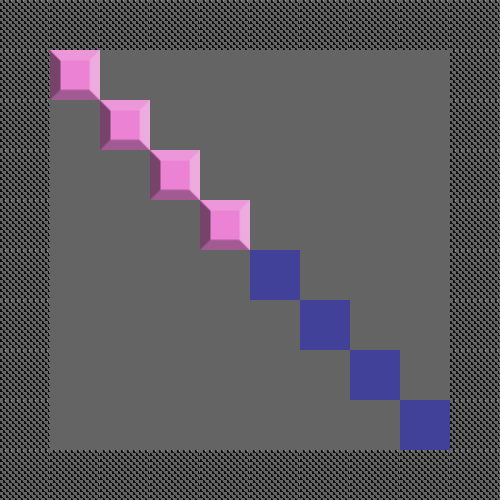

Tiled map render using the project's own tile images. Description and the map definition, with tile-layer contents summarised, below:
An orthogonal 10x10 tile map with 50x50 px tiles, 1 tile layer (bottom_layer).

<map version="1.0" orientation="orthogonal" renderorder="left-up" width="10" height="10" tilewidth="50" tileheight="50" backgroundcolor="#646464" nextobjectid="1">
 <properties>
  <property name="custom" value="tilemap data" />
 </properties>
 <tileset firstgid="1" name="graphic_tileset" tilewidth="50" tileheight="50" spacing="10" margin="10" tilecount="4">
  <properties>
   <property name="custom" value="tileset data" />
  </properties>
  <image source="tileset.png" width="240" height="60" />
  <tile id="3">
   <properties>
    <property name="custom" value="tile 2 (id 3) data" />
   </properties>
   <animation>
    <frame tileid="0" duration="1000" />
    <frame tileid="1" duration="3000" />
    <frame tileid="2" duration="1000" />
   </animation>
  </tile>
 </tileset>
 <layer name="bottom_layer" width="10" height="10" opacity="0.88">
  <properties>
   <property name="custom" value="layer data" />
  </properties>
  <data>[100 cells, 46 non-empty, 4 distinct tile ids]</data>
 </layer>
</map>
